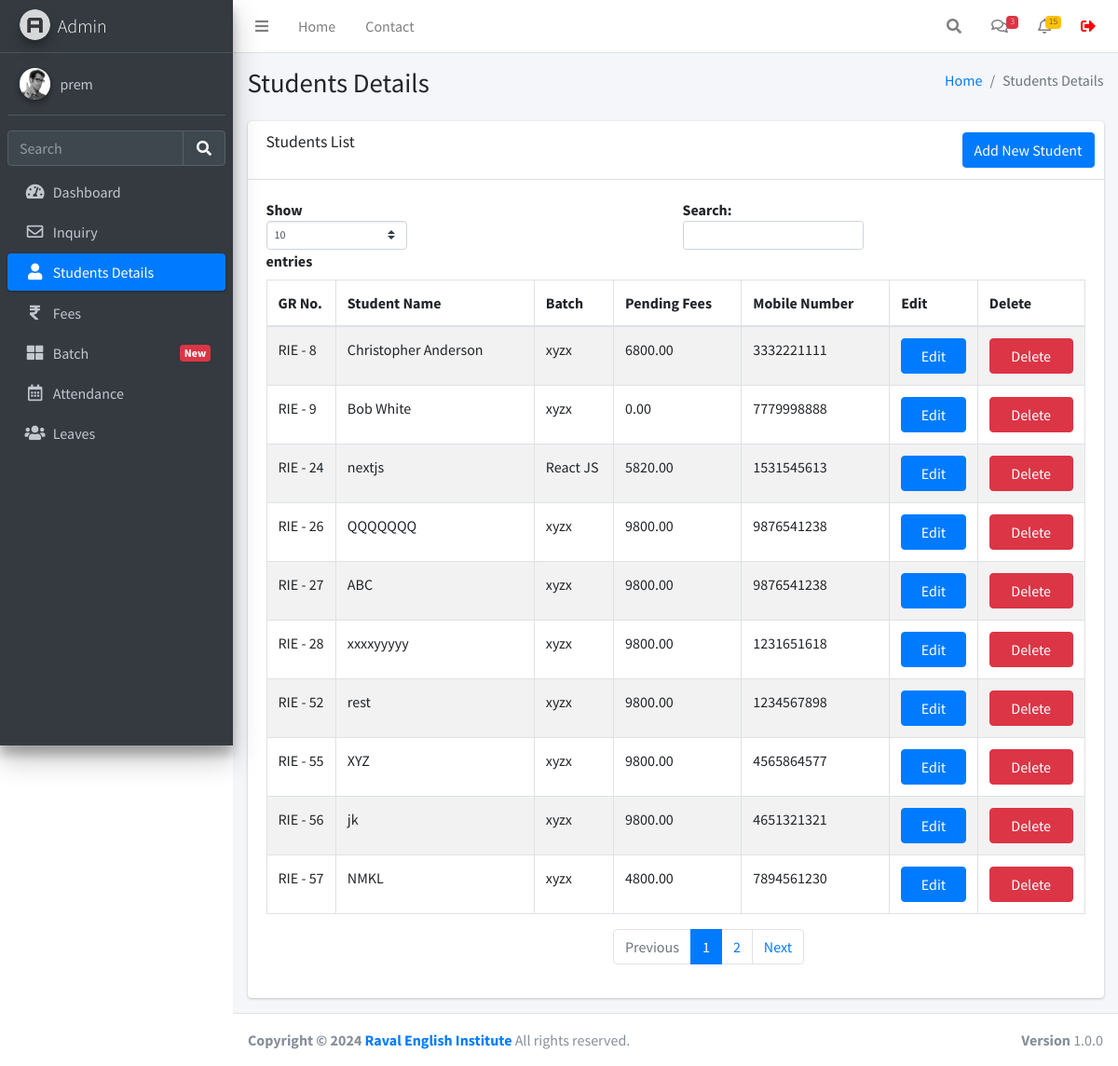
/studentsdetails.php (signed in), run on the app's committed database.
### tables this page shows
CREATE TABLE `users` (
  `id` int(11) NOT NULL,
  `username` varchar(255) NOT NULL,
  `fullname` varchar(255) NOT NULL,
  `email` varchar(255) NOT NULL,
  `mobile` varchar(255) NOT NULL,
  `password` varchar(255) NOT NULL,
  `created_at` datetime NOT NULL DEFAULT current_timestamp()
);

CREATE TABLE `studentinfo` (
  `id` int(11) NOT NULL,
  `name` varchar(255) DEFAULT NULL,
  `batch` int(11) DEFAULT NULL,
  `batch_name` varchar(255) DEFAULT NULL,
  `father_name` varchar(255) DEFAULT NULL,
  `mother_name` varchar(255) DEFAULT NULL,
  `dob` date DEFAULT NULL,
  `gender` varchar(50) DEFAULT NULL,
  `mobile_number` varchar(15) DEFAULT NULL,
  `fee_status` varchar(50) DEFAULT NULL,
  `profession` varchar(100) DEFAULT NULL,
  `address` varchar(255) DEFAULT NULL,
  `admission_time` date DEFAULT NULL,
  `created_at` datetime NOT NULL DEFAULT current_timestamp(),
  `pending_fees` decimal(10,2) DEFAULT 0.00
);

### function.php (called while the page is built, shortened)
<?php
require_once('db.php');
function selectFromTable($tableName, $columns, $whereConditions) {
    global $db;
    try {
        $sql = "SELECT " . implode(', ', $columns) . " FROM $tableName";
        $stmt = $db->prepare($sql);
        $stmt->execute();
        return $stmt->fetchAll(PDO::FETCH_ASSOC);
    } catch (PDOException $e) {
        return false;
    }
}
?>

### studentsdetails.php (the view, shortened to what this page needs)
<!DOCTYPE html>
<html lang="en">
<head>
</head>
<?php include ('./header.php'); ?>
<div class="content-wrapper">
  <div class="content-header">
    <div class="container-fluid">
      <div class="row mb-2">
        <div class="col-sm-6">
          <h1 class="m-0">Students Details</h1>
        </div>
        <div class="col-sm-6">
          <ol class="breadcrumb float-sm-right">
            <li class="breadcrumb-item"><a href="./dashboard.php">Home</a></li>
            <li class="breadcrumb-item active">Students Details</li>
          </ol>
        </div>
      </div>
    </div>
  </div>
  <section class="content">
    <div class="container-fluid">
      <div class="row">
        <div class="col-12">
          <div class="card">
            <div class="card-header">
              <h3 class="card-title">Students List</h3>
              <div class="card-tools">
                <a href="./studentform.php" class="btn btn-primary">Add New Student</a>
              </div>
            </div>
            <div class="card-body">
              <div class="table-responsive">
                <table id="example1" class="table table-bordered table-striped">
                  <thead>
                    <tr>
                      <th>GR No.</th>
                      <th>Student Name</th>
                      <th>Batch</th>
                      <th>Pending Fees</th>
                      <th>Mobile Number</th>
                      <th>Edit</th>
                      <th>Delete</th>
                    </tr>
                  </thead>
                  <tbody>
                    <?php
                    require_once 'function.php';
                    $rows = selectFromTable('studentinfo', ['id', 'name', 'batch', 'batch_name', 'pending_fees', 'mobile_number'], []);
                    foreach ($rows as $row) {
                      echo "<tr>";
                      echo "<td> RIE - " . $row['id'] . "</td>";
                      echo "<td>" . $row['name'] . "</td>";
                      echo "<td>" . $row['batch_name'] . "</td>";
                      echo "<td>" . $row['pending_fees'] . "</td>";
                      echo "<td>" . $row['mobile_number'] . "</td>";
                      echo "<td><a href='javascript:void(0);' onclick='confirmEdit(" . $row['id'] . ")' class='btn btn-primary col-md-12'>Edit</a></td>";
                      echo "<td><a href='javascript:void(0);' onclick='confirmDelete(" . $row['id'] . ")' class='btn btn-danger col-md-12'>Delete</a></td>";
                      echo "</tr>";
                    }
                    ?>
                  </tbody>
                </table>
              </div>
            </div>
          </div>
        </div>
      </div>
    </div>
  </section>
</div>
<?php include ('./footer.php'); ?>

### header.php (shortened to what this page needs)
<?php
require_once 'db.php';
$query = $db->prepare("SELECT * FROM users WHERE id = :id");
$query->execute(['id' => $_SESSION['user_id']]);
$user = $query->fetch(PDO::FETCH_ASSOC);
?>
<!DOCTYPE html>
<html lang="en">
<head>
  <link rel="stylesheet" href="./plugins/fontawesome-free/css/all.min.css">
  <link rel="stylesheet" href="https://code.ionicframework.com/ionicons/2.0.1/css/ionicons.min.css">
  <link rel="stylesheet" href="./plugins/icheck-bootstrap/icheck-bootstrap.min.css">
  <link rel="stylesheet" href="./asset/css/adminlte.min.css">
</head>
<body class="hold-transition sidebar-mini layout-fixed">
<div class="wrapper">
  <nav class="main-header navbar navbar-expand navbar-white navbar-light sticky-top">
    <ul class="navbar-nav">
      <li class="nav-item">
        <a class="nav-link" data-widget="pushmenu" href="#" role="button"><i class="fas fa-bars"></i></a>
      </li>
      <li class="nav-item d-none d-sm-inline-block">
        <a href="./dashboard.php" class="nav-link">Home</a>
      </li>
      <li class="nav-item d-none d-sm-inline-block">
        <a href="#" class="nav-link">Contact</a>
      </li>
    </ul>
    <ul class="navbar-nav ml-auto">
      <li class="nav-item">
        <a class="nav-link" data-widget="navbar-search" href="#" role="button">
          <i class="fas fa-search"></i>
        </a>
      </li>
      <li class="nav-item dropdown">
        <a class="nav-link" data-toggle="dropdown" href="#">
          <i class="far fa-comments"></i>
          <span class="badge badge-danger navbar-badge">3</span>
        </a>
      </li>
      <li class="nav-item dropdown">
        <a class="nav-link" data-toggle="dropdown" href="#">
          <i class="far fa-bell"></i>
          <span class="badge badge-warning navbar-badge">15</span>
        </a>
      </li>
      <li class="nav-item">
        <form method="POST">
        <button class="nav-link" type="submit" name="logout" style="
        text-decoration: none;
        border: none;
        background-color: transparent;">
        <i class="fas fa-sign-out-alt" style="color: red;"></i>
        </button>
      </li>
    </ul>
  </nav>
  <aside class="main-sidebar sidebar-dark-primary elevation-4">
    <a href="./dashboard.php" class="brand-link">
      <img src="./asset/img/AdminLTELogo.png" alt="AdminLTE Logo" class="brand-image img-circle elevation-3" style="opacity: .8">
      <span class="brand-text font-weight-light">Admin</span>
    </a>
    <div class="sidebar">
      <div class="user-panel mt-3 pb-3 mb-3 d-flex">
        <div class="image">
          <img src="./asset/img/user2-160x160.jpg" class="img-circle elevation-2" alt="User Image">
        </div>
        <div class="info">
          <a href="./profile.php" class="d-block"><?php echo $user['username']; ?></a>
        </div>
      </div>
      <div class="form-inline">
        <div class="input-group" data-widget="sidebar-search">
          <input class="form-control form-control-sidebar" type="search" placeholder="Search" aria-label="Search">
          <div class="input-group-append">
            <button class="btn btn-sidebar">
              <i class="fas fa-search fa-fw"></i>
            </button>
          </div>
        </div>
      </div>
      <nav class="mt-2">
        <ul class="nav nav-pills nav-sidebar flex-column" data-widget="treeview" role="menu" data-accordion="false">
          <li class="nav-item">
            <a href="./dashboard.php" class="nav-link
            <?php if (strpos($_SERVER['REQUEST_URI'], 'dashboard.php') !== false) {echo "active";}?>">
              <i class="nav-icon fas fa-tachometer-alt"></i>
              <p>
                Dashboard
              </p>
            </a>
          </li>
          <li class="nav-item">
            <a href="./inquiry.php" class="nav-link
            <?php if (strpos($_SERVER['REQUEST_URI'], 'inquiry.php') !== false) {echo "active";}?>">
              <i class="nav-icon far fa-envelope"></i>
              <p>
              Inquiry
              </p>
            </a>
          <li class="nav-item">
            <a href="./studentsdetails.php" class="nav-link
            <?php if (strpos($_SERVER['REQUEST_URI'], 'studentsdetails.php') !== false) {echo "active";}?>">
              <i class="nav-icon fas fa-user"></i>
              <p>
                Students Details
              </p>
            </a>
          </li>
          <li class="nav-item">
            <a href="./fees.php" class="nav-link
            <?php if (strpos($_SERVER['REQUEST_URI'], 'fees.php') !== false) {echo "active";}?>">
            <i class="nav-icon fas fa-rupee-sign"></i>
              <p>
                Fees
              </p>
            </a>
          </li>
          <li class="nav-item">
            <a href="./batch.php" class="nav-link
            <?php if (strpos($_SERVER['REQUEST_URI'], 'batch.php') !== false) {echo "active";}?>">
            <i class="nav-icon fas fa-th-large"></i>
              <p>
                Batch
                <span class="badge badge-danger right">New</span>
              </p>
            </a>
          </li>
          <li class="nav-item">
            <a href="./attendance.php" class="nav-link
            <?php if (strpos($_SERVER['REQUEST_URI'], 'attendance.php') !== false) {echo "active";}?>">
              <i class="nav-icon far fa-calendar-alt"></i>
              <p>
                Attendance
              </p>
            </a>
          </li>
          <li class="nav-item">
            <a href="./leaves.php" class="nav-link
            <?php if (strpos($_SERVER['REQUEST_URI'], 'leaves.php') !== false) {echo "active";}?>">
              <i class="nav-icon fas fa-users"></i>
              <p>
                Leaves
              </p>
            </a>
          </li>
        </ul>
      </nav>
    </div>
  </aside>

### data on the page
users: username "prem"
studentinfo: id "8", name "Christopher Anderson", batch_name "xyzx", pending_fees "6800.00", mobile_number "3332221111"
studentinfo: id "9", name "Bob White", batch_name "xyzx", pending_fees "0.00", mobile_number "7779998888"
studentinfo: id "24", name "nextjs", batch_name "React JS", pending_fees "5820.00", mobile_number "1531545613"
studentinfo: id "26", name "QQQQQQQ", batch_name "xyzx", pending_fees "9800.00", mobile_number "9876541238"
studentinfo: id "27", name "ABC", batch_name "xyzx", pending_fees "9800.00", mobile_number "9876541238"
studentinfo: id "28", name "xxxxyyyyy", batch_name "xyzx", pending_fees "9800.00", mobile_number "1231651618"
studentinfo: id "52", name "rest", batch_name "xyzx", pending_fees "9800.00", mobile_number "1234567898"
studentinfo: id "55", name "XYZ", batch_name "xyzx", pending_fees "9800.00", mobile_number "4565864577"
studentinfo: id "56", name "jk", batch_name "xyzx", pending_fees "9800.00", mobile_number "4651321321"
studentinfo: id "57", name "NMKL", batch_name "xyzx", pending_fees "4800.00", mobile_number "7894561230"
